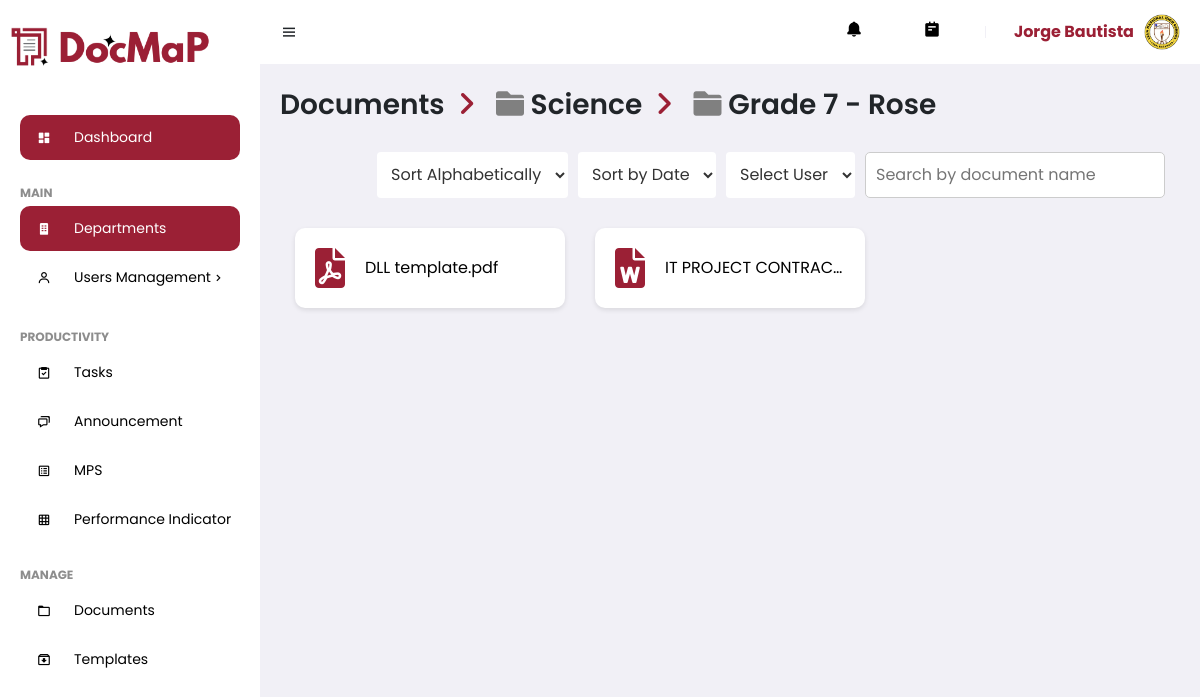
The page /Admin/doc_grade_content.php?id=1 (signed in) on the database its author committed.
### tables this page shows
CREATE TABLE `useracc` (
  `UserID` int(11) NOT NULL,
  `Username` varchar(255) NOT NULL,
  `Password` varchar(255) NOT NULL,
  `fname` varchar(255) NOT NULL,
  `mname` varchar(255) NOT NULL,
  `lname` varchar(255) NOT NULL,
  `bday` date NOT NULL,
  `mobile` varchar(255) NOT NULL,
  `sex` enum('Male','Female') NOT NULL,
  `address` text NOT NULL,
  `email` varchar(255) NOT NULL,
  `profile` varchar(255) DEFAULT 'profile.jpg',
  `date_registered` timestamp NOT NULL DEFAULT current_timestamp(),
  `Status` enum('Pending','Approved','Rejected') NOT NULL,
  `role` enum('Admin','Department Head','Teacher') NOT NULL DEFAULT 'Teacher',
  `Rank` varchar(255) DEFAULT NULL,
  `dept_ID` int(11) DEFAULT NULL
);

CREATE TABLE `documents` (
  `DocuID` int(11) NOT NULL,
  `GradeLevelFolderID` int(11) DEFAULT NULL,
  `UserFolderID` int(11) DEFAULT NULL,
  `UserID` int(11) NOT NULL,
  `ContentID` int(11) NOT NULL,
  `TaskID` int(11) NOT NULL,
  `name` varchar(255) NOT NULL,
  `mimeType` varchar(255) NOT NULL,
  `size` int(11) NOT NULL,
  `uri` varchar(255) NOT NULL,
  `Status` int(11) NOT NULL,
  `TimeStamp` timestamp NOT NULL DEFAULT current_timestamp()
);

### Admin/doc_grade_content.php (the view, shortened to what this page needs)
<?php
include 'connection.php';
$documents = [];
$departmentName = '';
$contentName = '';
if (isset($_GET['id']) && !empty($_GET['id'])) {
    $gradeLevelFolderId = intval($_GET['id']);
    $query = "SELECT DocuID, GradeLevelFolderID, UserID, ContentID, TaskID, name, mimeType, size, uri, Status, TimeStamp
              FROM documents
              WHERE GradeLevelFolderID = $gradeLevelFolderId AND Status = 1";
    $result = mysqli_query($conn, $query);
    while ($row = mysqli_fetch_assoc($result)) {
        $contentId = $row['ContentID'];
        $contentQuery = "SELECT Title, Captions FROM feedcontent WHERE ContentID = $contentId";
        $contentResult = mysqli_query($conn, $contentQuery);
        if (mysqli_num_rows($contentResult) > 0) {
            $contentRow = mysqli_fetch_assoc($contentResult);
            $row['DisplayName'] = $contentRow['Title'] . ' - ' . $contentRow['Captions'];
        }
        $documents[] = $row;
    }
    $departmentQuery = "SELECT df.Name AS DepartmentName, fc.Title, fc.Captions
                        FROM departmentfolders df
                        JOIN gradelevelfolders gf ON gf.DepartmentFolderID = df.DepartmentFolderID
                        JOIN feedcontent fc ON fc.ContentID = gf.ContentID
                        WHERE gf.GradeLevelFolderID = $gradeLevelFolderId";
    $departmentResult = mysqli_query($conn, $departmentQuery);
    if (mysqli_num_rows($departmentResult) > 0) {
        $departmentRow = mysqli_fetch_assoc($departmentResult);
        $departmentName = $departmentRow['DepartmentName'];
        $contentName = $departmentRow['Title'] . ' - ' . $departmentRow['Captions'];
    }
} else {
    $documents = [];
}
function getFileIcon($mimeType) {
    $icon = 'fas fa-file';
    if (strpos($mimeType, 'pdf') !== false) {
        $icon = 'fas fa-file-pdf';
    } elseif (strpos($mimeType, 'word') !== false || strpos($mimeType, 'doc') !== false) {
        $icon = 'fas fa-file-word';
    } elseif (strpos($mimeType, 'excel') !== false) {
        $icon = 'fas fa-file-excel';
    } elseif (strpos($mimeType, 'image') !== false) {
        $icon = 'fas fa-file-image';
    } elseif (strpos($mimeType, 'powerpoint') !== false) {
        $icon = 'fas fa-file-powerpoint';
    }
    return $icon;
}
?>
<!DOCTYPE html>
<html lang="en">
<head>
    <link href='https://unpkg.com/boxicons@2.0.9/css/boxicons.min.css' rel='stylesheet'>
    <link href="https://cdnjs.cloudflare.com/ajax/libs/font-awesome/6.0.0-beta3/css/all.min.css" rel="stylesheet">
    <link href="https://stackpath.bootstrapcdn.com/bootstrap/4.5.2/css/bootstrap.min.css" rel="stylesheet">
    <link rel="stylesheet" href="assets/css/styles.css">
</head>
<body>
    <section id="sidebar">
        <?php include 'navbar.php'; ?>
    </section>
    <section id="content">
        <?php include 'topbar.php'; ?>
        <main>
        <div class="Title">
            <h1 class="title">
                <a href="doc_folder.php" style="color: inherit; text-decoration: none;"
                    onmouseover="this.style.color='#9B2035'"
                    onmouseout="this.style.color='inherit'">Documents</a>
                <i class="fas fa-angle-right" style="margin: 0 8px; color: #9B2035;"></i>
                <i class="fas fa-folder" style="margin-left: 8px; color: gray;"></i>
                <a href="doc_gfolder.php"
                style="color: inherit; text-decoration: none;"
                onmouseover="this.style.color='#9B2035'"
                onmouseout="this.style.color='inherit'">
                    <?php echo htmlspecialchars($departmentName); ?>
                </a>
                <i class="fas fa-angle-right" style="margin: 0 8px; color: #9B2035;"></i>
                <i class="fas fa-folder" style="margin-left: 8px; color: gray;"></i>
                <?php echo htmlspecialchars($contentName); ?>
            </h1>
        </div>
        <div class="container">
    <div class="search-filter">
        <select id="filter-alphabetical" class="filter-select">
            <option value="">Sort Alphabetically</option>
        </select>
        <select id="filter-date" class="filter-select">
            <option value="">Sort by Date</option>
        </select>
        <select id="userFilter" class="filter-select">
            <option value="">Select User</option>
        </select>
        <input type="text" placeholder="Search by document name" id="search" style="margin-left:10px;">
    </div>
    <div class="row" id="documents-list">
        <?php if (!empty($documents)): ?>
            <?php foreach ($documents as $document): ?>
                <div class="col-md-4 mb-4">
                    <div class="document-item" data-date="<?php echo htmlspecialchars($document['TimeStamp']); ?>" data-user="<?php echo $document['UserID']; ?>">
                        <i class="<?php echo getFileIcon($document['mimeType']); ?> icon"></i>
                        <div class="document-name">
                            <a href="../Documents/<?php echo htmlspecialchars($document['name']); ?>"
                            target="_blank"
                            title="Open Document"
                            style="text-decoration:none;color:black;">
                                <?php
                                $displayName = preg_replace('/^[^_]*_/', '', $document['name']);
                                echo htmlspecialchars($displayName);
                                ?>
                            </a>
                        </div>
                    </div>
                </div>
            <?php endforeach; ?>
        <?php else: ?>
            <div class="col-12">
                <div class="no-documents-message">No documents found.</div>
            </div>
        <?php endif; ?>
    </div>
</div>
</body>
</html>

### Admin/topbar.php (shortened to what this page needs)
<nav>
    <i class='bx bx-menu toggle-sidebar'></i>
    <a href="#" class="nav-link">
        <?php
        if (isset($_SESSION['user_id'])) {
        ?>
        <i class='bx bxs-bell icon' id="notification-icon"></i>
            <?php
            } else {
                echo "User not logged in.";
            }
            ?>
    </a>
    <a href="#" class="nav-link">
        <i class='bx bxs-notepad icon'></i>
    </a>
    <div class="profile">
        <?php
        include 'connection.php';
        if (isset($_SESSION['user_id'])) {
            $userId = $_SESSION['user_id'];
            $sql = "SELECT Profile, CONCAT(fname, ' ', lname) AS fullname FROM useracc WHERE UserID = ?";
            $stmt = $conn->prepare($sql);
            if ($stmt) {
                $stmt->bind_param("s", $userId);
                $stmt->execute();
                $stmt->bind_result($profileImage, $fullName);
                $profileImagePath = "../img/UserProfile/" . $profileImage;
                if (file_exists($profileImagePath)) {
                    echo "<span class='user-name'>{$fullName}</span>";
                    echo "<img src='{$profileImagePath}' alt='Profile Image' class='profile-image'>";
                } else {
                    echo "<span class='user-name'>{$fullName}</span>";
                    echo "<img src='default_profile_image.jpg' alt='Profile Image' class='profile-image'>";
                }
            } else {
                echo "Error preparing statement: " . $conn->error;
            }
        } else {
            echo "User not logged in.";
        }
        ?>
    </div>
</nav>

### Admin/assets/css/styles.css (style rules this page uses)
* { font-family: 'Poppins', sans-serif; margin: 0; padding: 0; box-sizing: border-box; }
:root { --grey: #F1F0F6; --dark-grey: #8D8D8D; --light: #fff; --dark: #000; --green: #81D43A; --light-green: #E3FFCB; --blue: #9B2035; --light-blue: #D0E4FF; --dark-blue: #0C5FCD; --red: #FC3B56; }
html { overflow-x: hidden; }
body { background: var(--grey); overflow-x: hidden; }
a { text-decoration: none; }
#sidebar { position: fixed; max-width: 260px; width: 100%; background: var(--light); top: 0; left: 0; height: 100%; overflow-y: auto; scrollbar-width: none; transition: all .3s ease; z-index: 200; }
#content { position: relative; width: calc(100% - 260px); left: 260px; transition: all .3s ease; }
nav { background: var(--light); height: 64px; padding: 0 20px; display: flex; align-items: center; grid-gap: 28px; position: sticky; top: 0; left: 0; z-index: 100; }
nav .toggle-sidebar { font-size: 18px; cursor: pointer; }
nav .nav-link { position: relative; }
nav .nav-link .icon { font-size: 18px; color: var(--dark); }
nav .profile { position: relative; }
nav .profile img { width: 36px; height: 36px; border-radius: 50%; object-fit: cover; cursor: pointer; }
main { width: 100%; padding: 24px 20px 20px 20px; }
main .title { font-size: 28px; font-weight: 600; margin-bottom: 10px; }

### Admin/doc_grade_content.php (style rules this page uses)
.search-filter { display: flex; justify-content: flex-end; margin: 20px 0; margin-top:30px; margin-bottom:30px; }
.search-filter input { padding: 10px; border: 1px solid #ccc; border-radius: 5px; width: 100%; max-width: 300px; }
.document-item { background-color: white; border-radius: 10px; padding: 20px; width: 100%; display: flex; align-items: center; text-align: left; height: 80px; transition: box-shadow 0.3s ease; box-shadow: 0 2px 5px rgba(0,0,0,0.1); overflow: hidden; }
.document-item .icon { font-size: 40px; color: #9B2035; margin-right: 20px; }
.document-name { white-space: nowrap; overflow: hidden; text-overflow: ellipsis; max-width: calc(100% - 50px); text-decoration: none; color: black; }
.document-item { text-decoration: none; display: flex; align-items: center; color: inherit; }
.filter-select, .search-input { border: none; border-radius: 4px; padding: 10px; margin-left: 10px; font-size: 16px; outline: none; }
.filter-select { background-color: #ffff; color: #333; cursor: pointer; }
a { color: inherit; text-decoration: none; }
.document-item { position: relative; min-width: 200px; flex: 0 0 auto; text-align: center; }

### Admin/topbar.php (style rules this page uses)
.profile { display: flex; align-items: center; }
.user-name { margin-right: 10px; font-weight: bold; color: #9B2035; }
.profile-image { width: 40px; height: 40px; border-radius: 50%; }
.nav-link { position: relative; }

### rows shown on the page
useracc: profile (picture)
documents: name "DLL template.pdf"
documents: name "IT PROJECT CONTRAC…"

### other values the page prints
$fullName "Jorge Bautista"
$departmentName "Science"
$contentName "Grade 7 - Rose"
